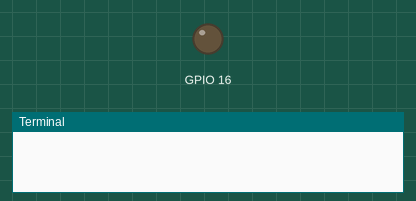
Bench run of a program on a simulated Raspberry Pi (BCM pin numbers). On the bench: output pins drawn as LEDs (lit = HIGH), the last lines printed to the terminal. At 2.0 s the program stops and its outputs stay as they are.

Above: at 0.1 s.
At 1.1 s:
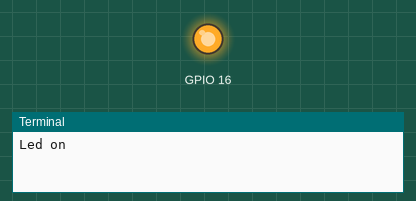
Timing chart, 0 to 3.5 s (numbered marks = the images above):
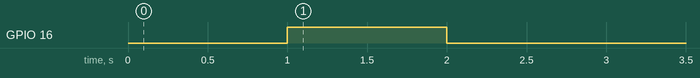

The program:

GPIO.py
```python
import RPi.GPIO as GPIO
import time
led = 16
GPIO.setwarnings(False)
GPIO.setmode(GPIO.BCM)
GPIO.setup(16,GPIO.OUT)
time.sleep(1)
print ("Led on")
GPIO.output(16,True)
time.sleep(1)
print ("Led off")
GPIO.output(16,False)
GPIO.cleanup()
```

Measured:
- by itself, GPIO 16: LOW → HIGH at 1.0 s, → LOW 1.0 s later
